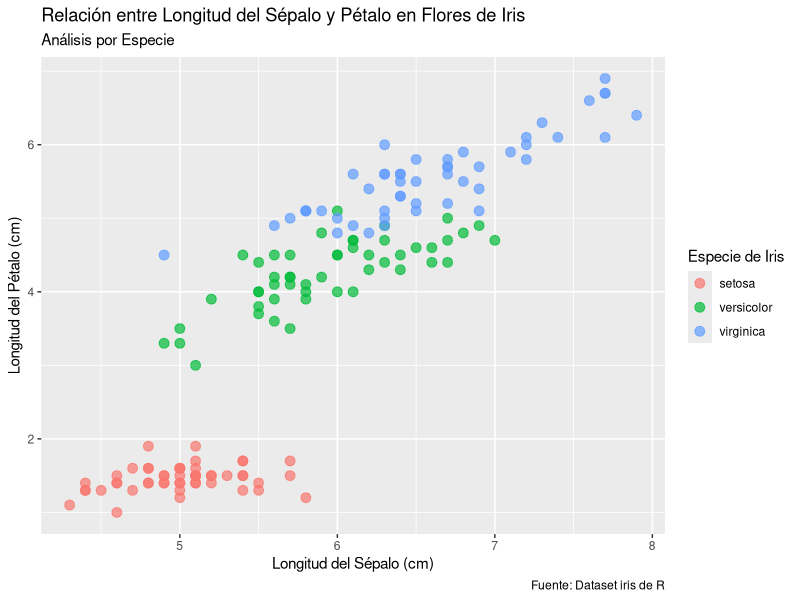
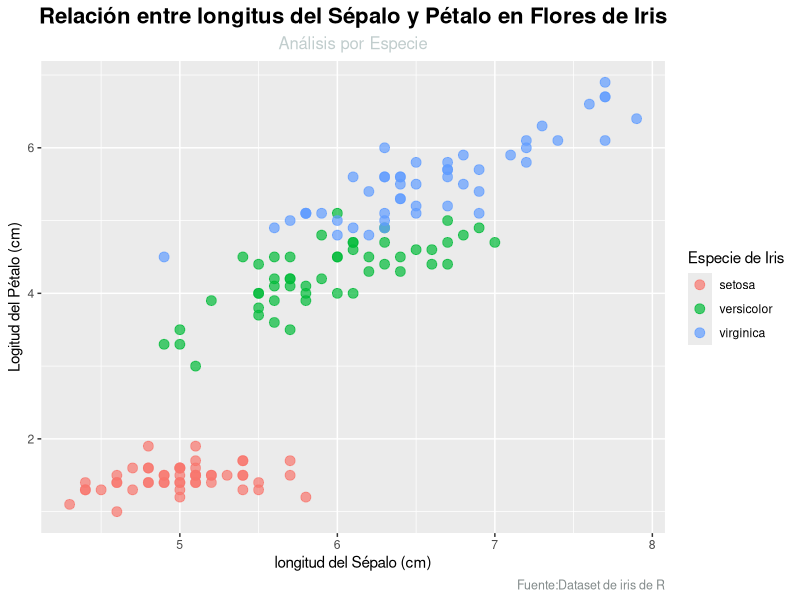
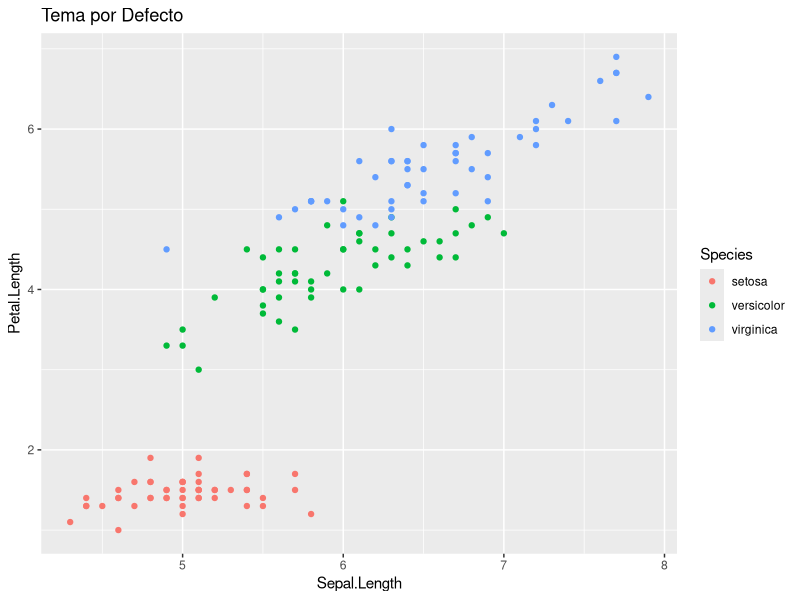
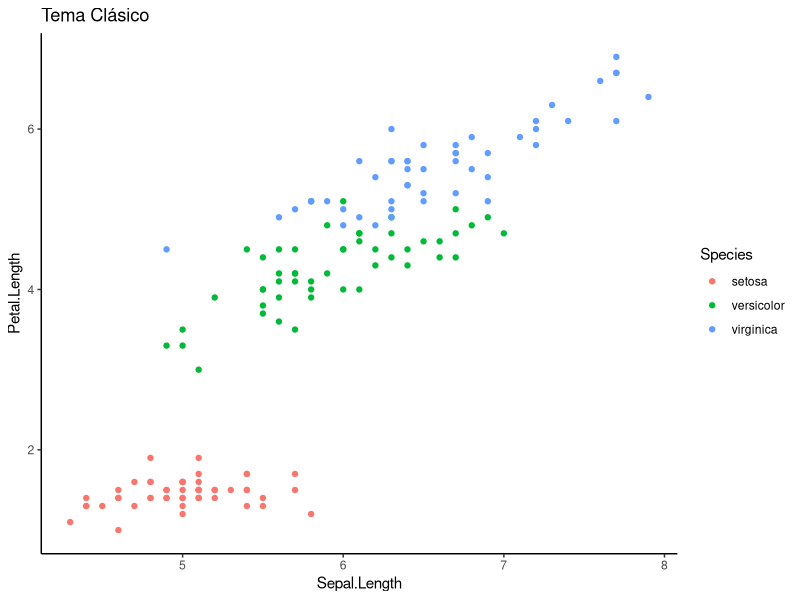
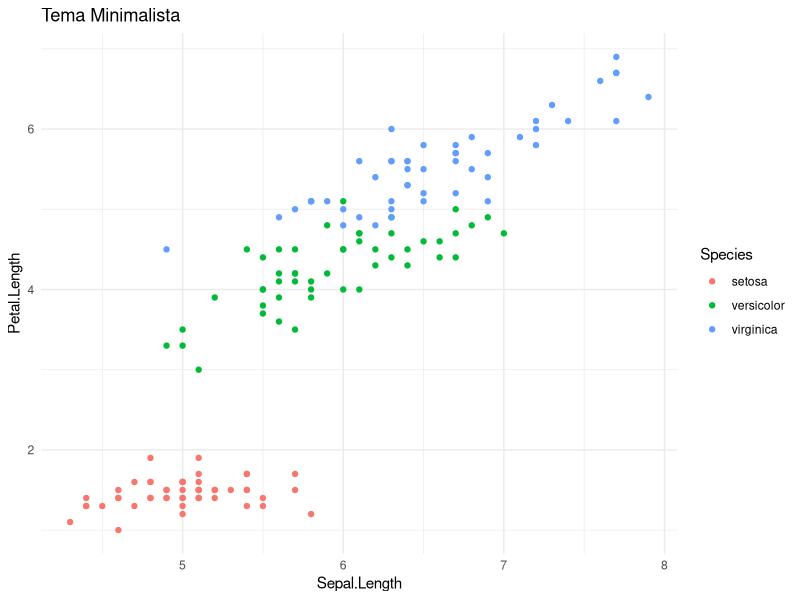
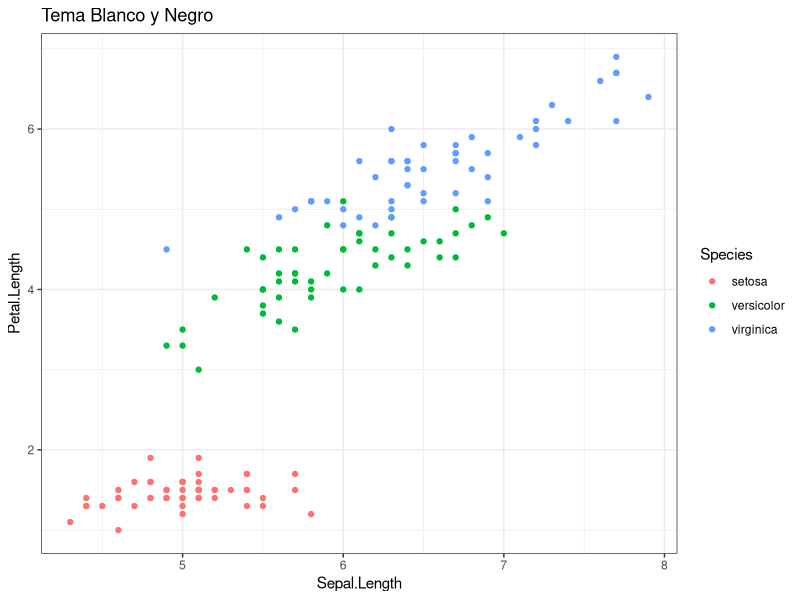
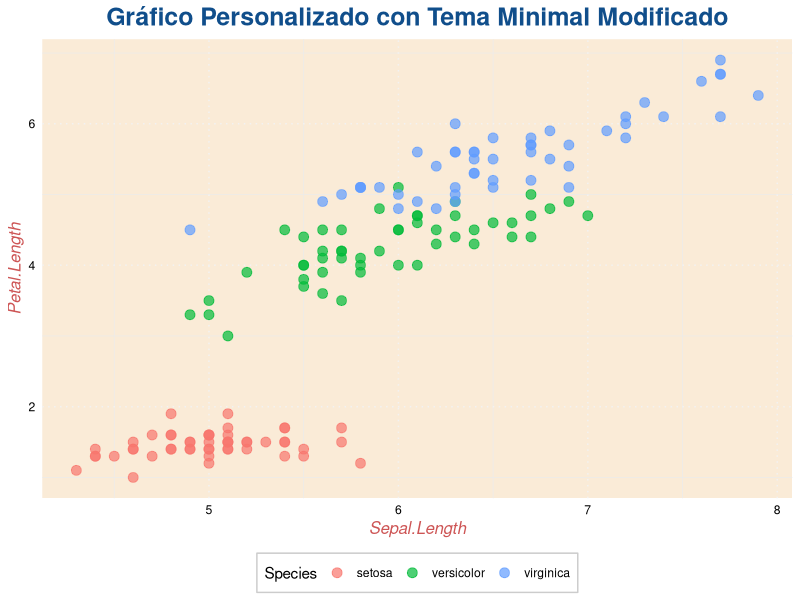
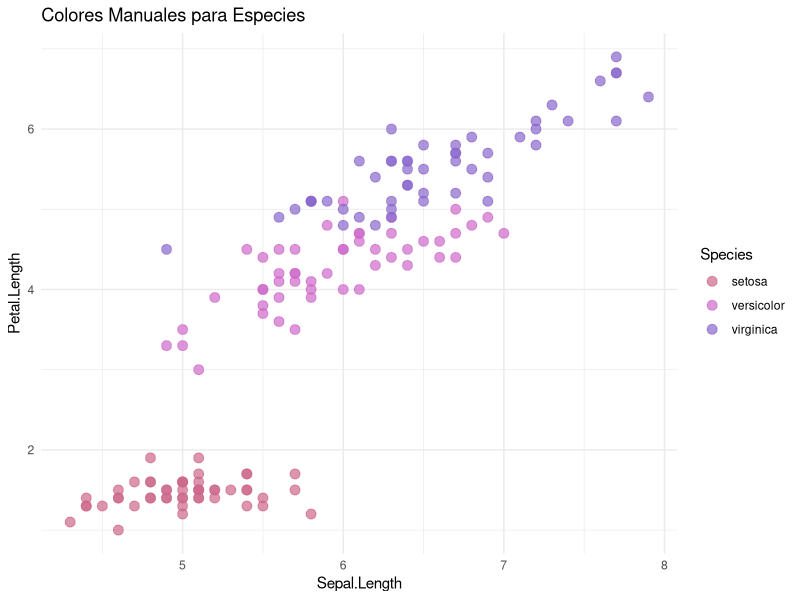

Generate these figures, in order, with R:
##====================================================================##
# Tema: Personalización Avanzada de Gráficos con 'ggplot2'            #
# Sesión: Practica 6                                                  #
# Fecha:08/10/25                                                      #
# Autor: Adolfo Salinas Vargas                                        #
##====================================================================##

#Instalación de paqueterias, en este solamente ocuparemos 'todyverse'

install.packages("tidyverse", dependencies = TRUE)
install.packages("viridis", dep = T)

#Carga el paquete tidyverse, que incluye ggplot para visualizaciones y 
#dplyr para manipulación de datos. Necesario para esta sesión

library(tidyverse)
library(viridis)

#Carga el dataset iris, que contiene medidas de sépalos y pétalos de 
#flores de iris de tres especies diferentes

data(iris)

#Muestra las primeras 6 filas de iris para una vista previa

head(iris)

#proporciona un resumen estadistíco de iris

summary(iris)

#Muestra la estructura interna de iris

str(iris)

#**Tambien cargaremos la data de 'USArrests'**

#carga el dataset USArrests, que contiene estadisticas de arrestos en EE.UU.
#por asalto, asesinato y violación por cada 100, 000 hab en 1973, asi como el 
#porcentaje de la poblacion que vive en áreas urbanas

data(USArrests)

#Muestra las primeras 6 filas de USArrests para una vista previa

head(USArrests)

#proporciona un resumen estadistíco de USArrests

summary(USArrests)

#Muestra la estructura interna de USArrests

str(USArrests)

################################Parte Uno#######################################
#**Ejercicio: Control de Títulos, Subtítulos y Etiquetas (labs())**

#**1. Gráfico de Dispersión Básico (iris)**

#Creamos un gráfico de dispersión base de longitud sel Sépalo vs. longitud del pétalo,
#coloreando por especie. Lo guardamos en un objeto p_iris para añadirle capas despúes.

# - 'size': Ajusta el tamaño de los puntos
#- 'alpha': controla la transparencia de los puntos

p_iris <- ggplot(data = iris, aes(x= Sepal.Length, y= Petal.Length, color= Species))+
  geom_point(size= 3, alpha= 0.7)

#**Explicación de cada una de las partes que contiene el script**
#'labs(): Función para añadir y personalizar etiquetas y títulos
#'subtitle': Subtítulo, debajo del título principal
#'x' y 'y': Etiquetas para los ejes x e y 
#'color': Etiqueta para la leyenda que corresponde a la estética color.
#'caption': texto de pie de página, a menudo para la fuente de datos

p_iris + labs(title = "Relación entre Longitud del Sépalo y Pétalo en Flores de Iris",
              subtitle = "Análisis por Especie",
              x= "Longitud del Sépalo (cm)",
              y= "Longitud del Pétalo (cm)",
              color = "Especie de Iris",# Etiqueta para la leyenda de color
              caption = "Fuente: Dataset iris de R"
              )

#**2. Ajuste de Posición y Estilo del Título (theme())**
#Explicacion de cada una de las partes del codigo
#'theme()': Función para personalizar elementos no relacionados con los datos, 
#como el texto,los fondos, las líneas de cuadrícula, etc.
#'plot.title', 'plot.subtitle', 'plot.caption': Elementos específicos para el 
#el título, subtítulo y pie de pagina.
#'element_text()': Funcion para controlar las propedades del texto
#'hjust' es la alineación
#'face' estilo de fuente
#'size' es el tamaño
#'color' es el color
p_iris +
  labs(title= "Relación entre longitus del Sépalo y Pétalo en Flores de Iris",
       subtitle= "Análisis por Especie",
       x= "longitud del Sépalo (cm)",
       y = "Logitud del Pétalo (cm)",
       color ="Especie de Iris",
       caption = "Fuente:Dataset de iris de R"
    
  )+
  theme(plot.title = element_text(hjust = 0.5, face = "bold", size = 16), #Centrar, negrita, tamaño
        plot.subtitle = element_text(hjust = 0.5, size = 12, color = "azure3"),#Centrar, tamaño, color
        plot.caption = element_text(hjust = 1, size = 9, color = "azure4")#Alinear a la derecha, tamaño, color
        )
  

################################Parte dos#######################################
#**Aplicación y Modificación de Temas (theme_*(),theme())**

#**1. Explorar Temas Predefinidos**
#Tema por defecto (gray)

ggplot(data = iris, aes(x=Sepal.Length, y= Petal.Length, color = Species)) +
  geom_point()+
  labs(title = "Tema por Defecto")

#Tema clásico (theme_classic)
ggplot(data = iris, aes(x=Sepal.Length, y= Petal.Length, color = Species)) +
  geom_point() +
  theme_classic() + #Fondo blanco, sin líneas de cuadrícula, ejes simples
  labs(title = "Tema Clásico")

#Tema minimalista (theme_minimal)

ggplot(data = iris, aes(x=Sepal.Length, y= Petal.Length, color = Species))+
  geom_point()+
  theme_minimal()+ #Fondo blanco, líneas de cuadrícula mínimas
  labs(title = "Tema Minimalista")

#Tema blanco y negro (theme_bw)

ggplot(data = iris, aes(x=Sepal.Length, y= Petal.Length, color = Species))+
  geom_point()+
  theme_bw()+ #Fondo blanco, líneas de cuadrícula grises
  labs(title = "Tema Blanco y Negro")

#**2. Modificar un Tema Existente: puedes empezar con un tema y luego ajustar elementos específicos**
#*#Explicacion de cada una de las partes del codigo
#'element_text()': Para texto
#'element_line()': Para lineas (ej., cuadrículas, ejes).
#'element_rect()': Para rectángulos (ej., fondos de panel, leyenda)
#'legend.position': Controla la ubicación de la leyenda

ggplot(data = iris, aes(x=Sepal.Length, y= Petal.Length, color = Species))+
  geom_point(size= 3, alpha = 0.7)+
  theme_minimal()+ #Empezamos con el tema minimalista
  labs(title = "Gráfico Personalizado con Tema Minimal Modificado")+
  theme(plot.title = element_text(hjust = 0.5, face = "bold", size = 18, color = "dodgerblue4"),
        axis.title = element_text(face = "italic", size = 12, color = "indianred3"),
        axis.text = element_text(color = "black"),
        panel.grid.major = element_line(color = "gray95", linetype = "dotted"),#Líneas de cuadrícula punteadas
        panel.background = element_rect(fill = "antiquewhite", color= NA),#Fondo del panel
        legend.position = "bottom",#Mover la leyenda a la parte inferior
        legend.background = element_rect(fill = "white", color = "gray80",
                                         linetype = "solid") #Fondo de la leyenda
        )

#############################Parte tres#########################################
#**Selección y Aplicación de Paletas de Colores (scale_color(), scale_fill_()**

#**1. Paletas Cualitativas (para categorías):**
#*#Explicacion de cada una de las partes del codigo
#'scale_color_manual()': Permite especificar un color para cada nivel de la variable categórica
#'values': un vector con los colores, nombrado con los niveles de la categoría. 

ggplot(data = iris, aes(x=Sepal.Length, y= Petal.Length, color = Species))+
  geom_point(size= 3, alpha = 0.7)+
  scale_color_manual(values = c("setosa" = "palevioletred3", "versicolor" = "orchid3", "virginica" = "mediumpurple3"))+
  labs(title = "Colores Manuales para Especies")+
  theme_minimal()

#**2. Paletas Continuas (para variables numéricas):**
#*#Explicacion de cada una de las partes del codigo
#Usando USArrests: Asalto vs. Asesinato, coloreando por población urbana
#'scale_color_gradient()':Crea un gradiente de color para una variables numérica.
#'low' , 'high': colores para los valores bajos y altos de la variable

ggplot(data = USArrests, aes(x=Assault, y= Murder, color = UrbanPop))+
  geom_point(size= 4, alpha = 0.7)+
  scale_color_gradient(low= "skyblue", high = "blue4")+ #Gradiente de azul
  labs(title = "Arrestos por Asalto vs. Asesinato por Población Urbana",
       x = "Tasa de Asalto",
       y = "tasa de Asesinato",
       color = "Población Urbana (%)")+
  theme_bw()

#*#Explicacion de cada una de las partes del codigo
#'scale_color_viridis_c()': Proporciona paletas de color científicamente diseñadas
#'option': Permite elegir entre diferentes variantes de viridis ("A", "B", "C", "D", "E") 
 
ggplot(data = USArrests, aes(x=Assault, y= Murder, color = UrbanPop))+
  geom_point(size= 4, alpha = 0.7)+
  scale_color_viridis_c(option = "D")+ #"D" es la paleta viridis por defecto
  labs(title = "Arrestos por Asalto vs. Asesinato por Población Urbana (viridis)",
       x = "Tasa de Asalto",
       y = "tasa de Asesinato",
       color = "Población Urbana (%)")+
  theme_minimal()

#############################Parte Cuatro#######################################
#**Ajuste de Escalas de Ejes y Transformaciones (scale_continuous(), scale_log10()**

#**1. Límites de Ejes y Rupturas (Breaks)**
#*#Explicacion de cada una de las partes del codigo
#'scale_x_continuous','scale_y_continuous': Permiten un control fino sobre los ejes continuos
#'limits': Define el rango mínnimo y máximo del eje
#'breaks': Especifica las ubicaciones de las marcas principables en el eje
#''scale_x_log10': Aplica una transformación logarítmica al eje X. 
#Util cuando los datos tienen un rango muy amplio y quieres ver patrones en los valores mas pequeños

ggplot(data = iris, aes(x=Sepal.Length, y= Petal.Length, color = Species))+
  geom_point(size= 3, alpha = 0.7)+
  scale_x_continuous(limits = c(4, 8), breaks = seq(4, 8, by = 0.5))+ #Límites y rupturas en X
  scale_y_continuous(limits = c(0, 7), breaks = c(0,2, 4, 6))+ #Límite y rupturas Y
  labs(title = "Límites y Rupturas Personalizadas en Ejes")+
  theme_minimal()

#**2. Transformaciones de Ejes (Logarítmicas): Útil para datos con un rango muy** 
#**amplio o distribuciones sesgadas**

#**Transformar el eje de Asalto a escala logarítmica**

ggplot(data = USArrests, aes(x=Assault, y= Murder, color = UrbanPop))+
  geom_point(size= 4, alpha = 0.7)+
  scale_x_log10()+#Transforma el eje X a escala logarítmica (base 10)
  labs(title = "Arrestos por Asalto (Log) vs. Asesinato",
       x = "Tasa de Asalto (Escala Logarítmica)",
       y = "Tasa de Asesinato")+
  theme_bw()

# Ejercicios de Práctica Individual
# Autor: [Tu nombre]
# Fecha: 2025-10-09

# Cargar librerías necesarias
library(ggplot2)
library(dplyr)
library(RColorBrewer)

# ==============================================================================
#  Boxplot de USArrests con Personalización
# ==============================================================================

# Cargar el dataset USArrests
data("USArrests")

# Crear categorías de población urbana usando cut()
USArrests_cat <- USArrests %>%
  mutate(UrbanPop_cat = cut(UrbanPop, 
                            breaks = c(0, 50, 70, 100),
                            labels = c("Bajo", "Medio", "Alto"),
                            include.lowest = TRUE))

# Crear el boxplot de Murder por categorías de UrbanPop
boxplot_murder <- ggplot(USArrests_cat, aes(x = UrbanPop_cat, y = Murder, fill = UrbanPop_cat)) +
  geom_boxplot(alpha = 0.7) +
  scale_fill_brewer(palette = "Set2") +  # Paleta ColorBrewer
  labs(
    title = "Distribución de Asesinatos por Categoría de Población Urbana",
    subtitle = "Dataset USArrests - Estados Unidos",
    x = "Categoría de Población Urbana",
    y = "Tasa de Asesinatos (por 100,000 habitantes)",
    fill = "Categoría"
  ) +
  theme_light() +  # Tema claro
  theme(
    plot.title = element_text(face = "bold", size = 14, hjust = 0.5),
    plot.subtitle = element_text(size = 11, hjust = 0.5, color = "gray40"),
    axis.title = element_text(face = "bold"),
    legend.position = "bottom"
  )

# Mostrar el gráfico
print(boxplot_murder)

# Guardar el gráfico
ggsave("boxplot_murder_urbanpop.png", plot = boxplot_murder, 
       width = 10, height = 6, dpi = 300)


# ==============================================================================
# Histograma de Sepal.Width (iris) con Tema y Colores
# ==============================================================================

# Cargar el dataset iris
data("iris")

# Crear el histograma de Sepal.Width coloreado por Species
histograma_sepal <- ggplot(iris, aes(x = Sepal.Width, fill = Species)) +
  geom_histogram(position = "dodge", bins = 20, alpha = 0.8, color = "white") +
  scale_fill_manual(values = c("setosa" = "#E41A1C", 
                               "versicolor" = "#377EB8", 
                               "virginica" = "#4DAF4A")) +
  labs(
    title = "Distribución del Ancho del Sépalo por Especie",
    subtitle = "Dataset Iris - Análisis comparativo",
    x = "Ancho del Sépalo (cm)",
    y = "Frecuencia",
    fill = "Especie"
  ) +
  theme_classic() +  # Tema personalizado
  theme(
    plot.title = element_text(face = "bold", size = 14, hjust = 0.5),
    plot.subtitle = element_text(size = 11, hjust = 0.5, color = "gray40"),
    axis.title = element_text(face = "bold", size = 11),
    axis.text = element_text(size = 10),
    legend.position = "right",
    legend.title = element_text(face = "bold"),
    panel.background = element_rect(fill = "gray95"),
    plot.background = element_rect(fill = "white")
  )

# Mostrar el gráfico
print(histograma_sepal)

# Guardar el gráfico
ggsave("histograma_sepal_width.png", plot = histograma_sepal, 
       width = 10, height = 6, dpi = 300)


# ==============================================================================
# ANÁLISIS ADICIONAL: Estadísticas descriptivas
# ==============================================================================

cat("\n=== ESTADÍSTICAS DEL EJERCICIO 1 ===\n")
USArrests_cat %>%
  group_by(UrbanPop_cat) %>%
  summarise(
    n_estados = n(),
    media_murder = mean(Murder),
    mediana_murder = median(Murder),
    desv_est = sd(Murder)
  ) %>%
  print()

cat("\n=== ESTADÍSTICAS DEL EJERCICIO 2 ===\n")
iris %>%
  group_by(Species) %>%
  summarise(
    n_observaciones = n(),
    media_sepal_width = mean(Sepal.Width),
    mediana_sepal_width = median(Sepal.Width),
    desv_est = sd(Sepal.Width)
  ) %>%
  print()

cat("\n✓ Ejercicios completados exitosamente\n")









